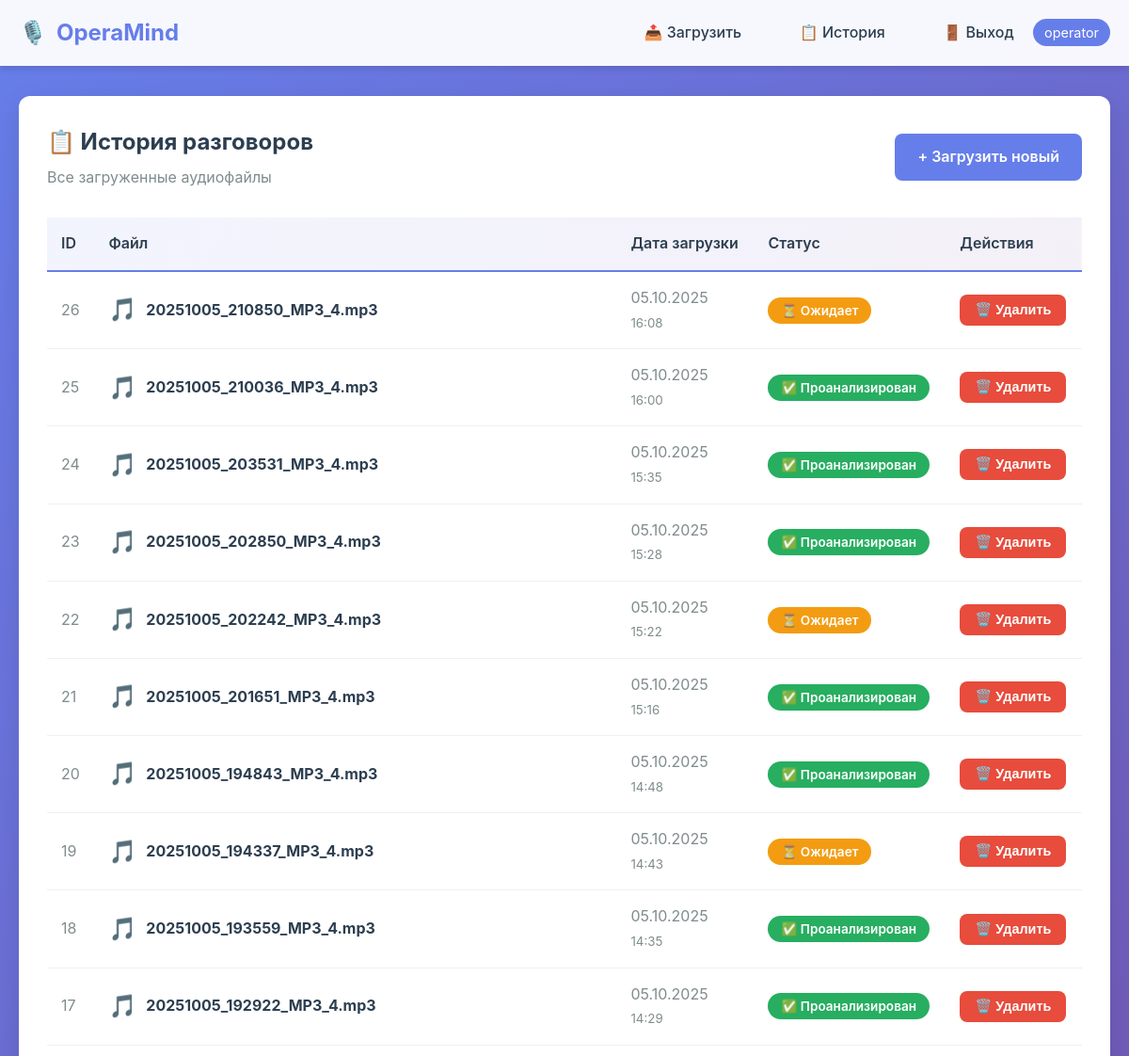
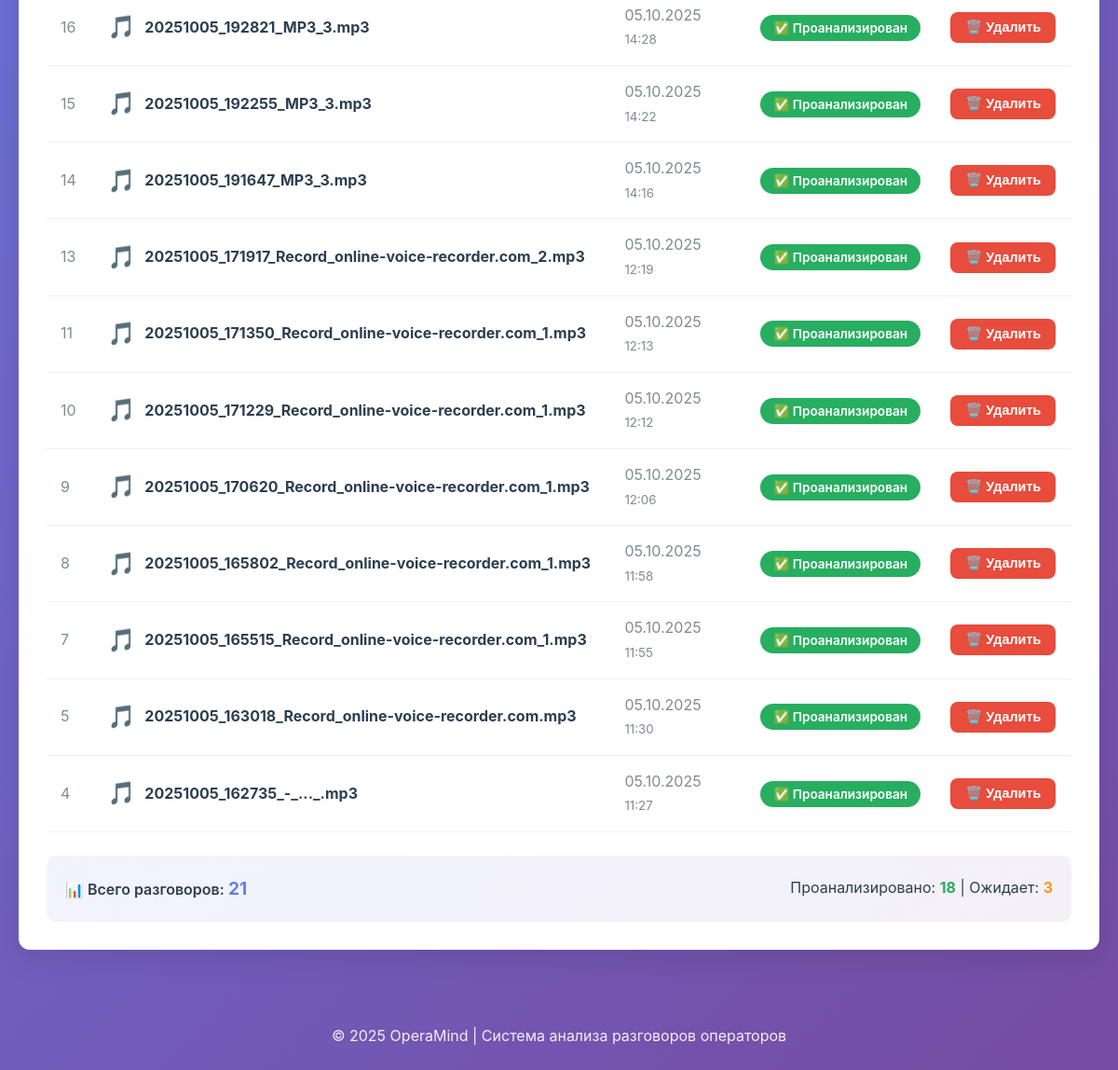
The app's page /history (signed in), older data (2 pictures, top to bottom).
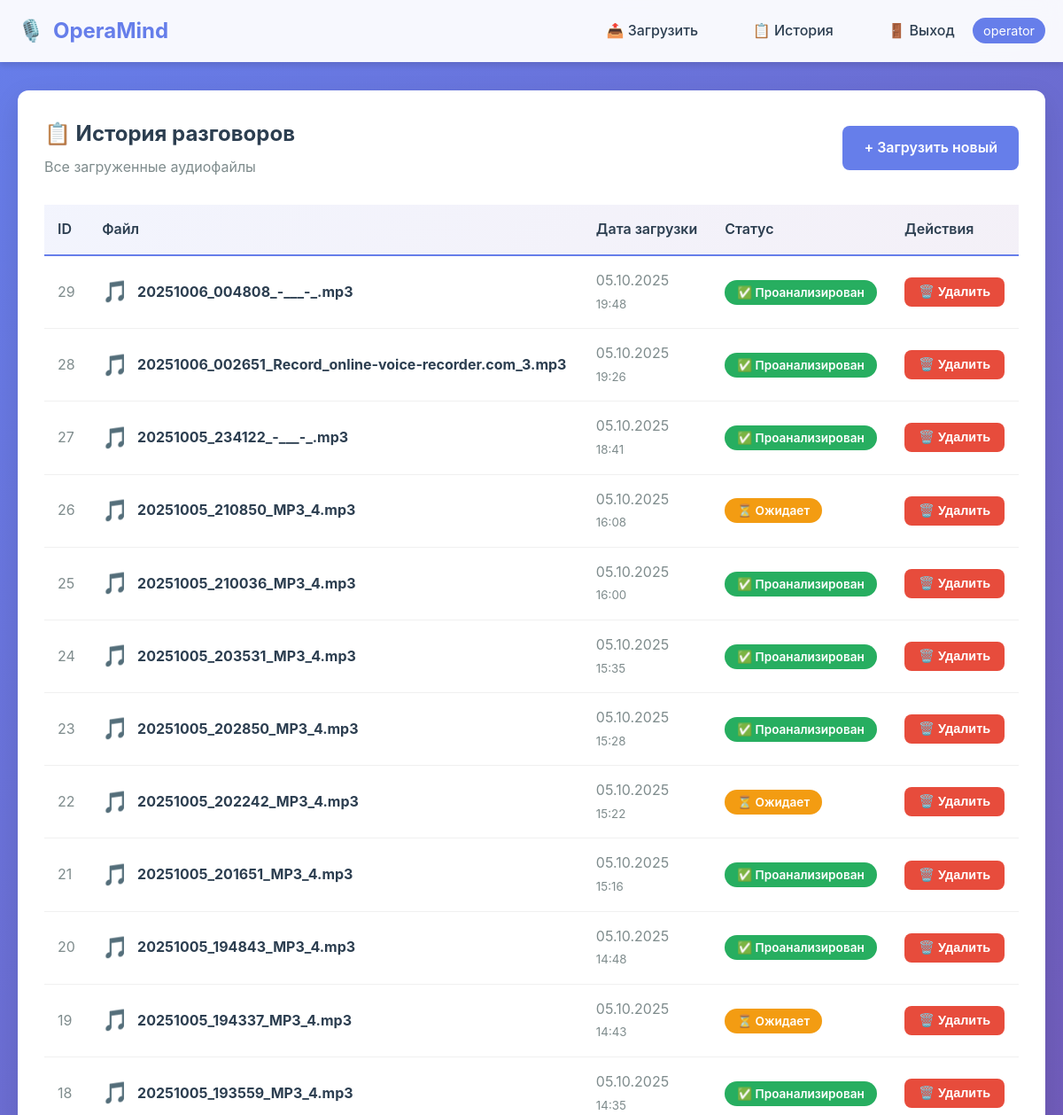
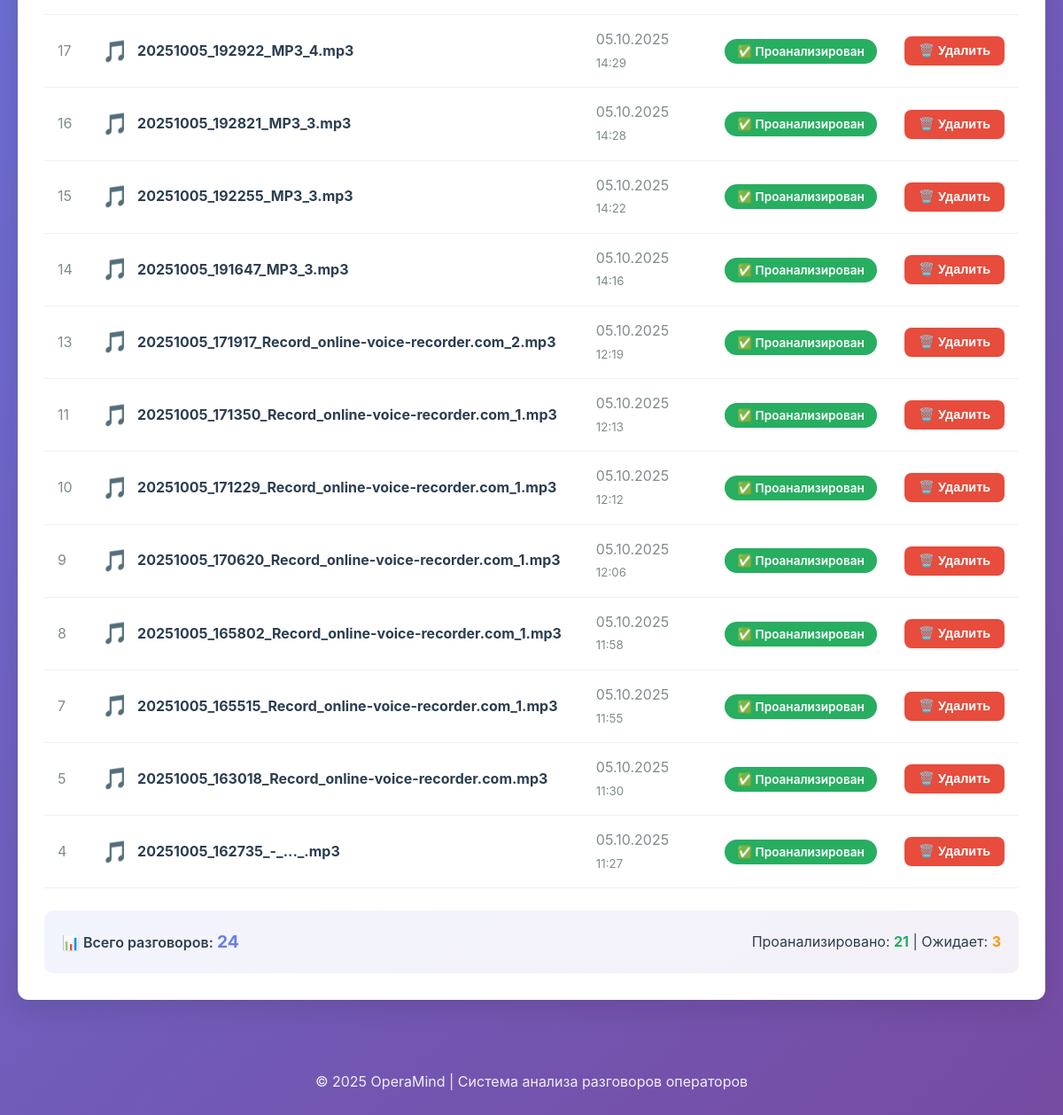
The same page, newer data (2 pictures, top to bottom).
### models.py (models this page shows, shortened)
class User(UserMixin, db.Model):
    id = db.Column(db.Integer, primary_key=True)
    username = db.Column(db.String(80), unique=True, nullable=False)
    password_hash = db.Column(db.String(200), nullable=False)
    created_at = db.Column(db.DateTime, default=datetime.utcnow)
    conversations = db.relationship('Conversation', backref='user', lazy=True, cascade='all, delete-orphan')

class Conversation(db.Model):
    id = db.Column(db.Integer, primary_key=True)
    filename = db.Column(db.String(255), nullable=False)
    filepath = db.Column(db.String(500), nullable=False)
    duration = db.Column(db.Integer)
    upload_date = db.Column(db.DateTime, default=datetime.utcnow)
    status = db.Column(db.String(50), default='pending')  # pending/transcribing/analyzing/completed/error
    user_id = db.Column(db.Integer, db.ForeignKey('user.id'), nullable=False)
    analysis = db.relationship('Analysis', backref='conversation', uselist=False, cascade='all, delete-orphan')

### app.py (the view)
@app.route('/history')
@login_required
def history():
    conversations = Conversation.query.filter_by(
        user_id=current_user.id
    ).order_by(
        Conversation.upload_date.desc()
    ).all()
    return render_template('history.html', conversations=conversations)

### app.py (called while the page is built)
@login_manager.user_loader
def load_user(user_id):
    return db.session.get(User, int(user_id))

### templates/history.html (shortened to what this page needs)
{% extends "base.html" %}
{% block content %}
<div class="card">
    <div style="display: flex; justify-content: space-between; align-items: center; margin-bottom: 30px;">
        <div>
            <h2 style="color: #2c3e50; margin-bottom: 5px;">📋 История разговоров</h2>
            <p style="color: #7f8c8d;">Все загруженные аудиофайлы</p>
        </div>
        <a href="{{ url_for('index') }}" class="btn">+ Загрузить новый</a>
    </div>
    {% if conversations %}
    <div style="overflow-x: auto;">
        <table style="width: 100%; border-collapse: collapse;">
            <thead>
                <tr style="background: linear-gradient(135deg, #667eea15 0%, #764ba215 100%);">
                    <th style="padding: 15px; text-align: left; font-weight: 600; color: #2c3e50; border-bottom: 2px solid #667eea;">ID</th>
                    <th style="padding: 15px; text-align: left; font-weight: 600; color: #2c3e50; border-bottom: 2px solid #667eea;">Файл</th>
                    <th style="padding: 15px; text-align: left; font-weight: 600; color: #2c3e50; border-bottom: 2px solid #667eea;">Дата загрузки</th>
                    <th style="padding: 15px; text-align: left; font-weight: 600; color: #2c3e50; border-bottom: 2px solid #667eea;">Статус</th>
                    <th style="padding: 15px; text-align: left; font-weight: 600; color: #2c3e50; border-bottom: 2px solid #667eea;">Действия</th>
                </tr>
            </thead>
            <tbody>
                {% for conv in conversations %}
                <tr style="border-bottom: 1px solid #f0f0f0; transition: background 0.2s;"
                    onmouseover="this.style.background='#f8f9ff'"
                    onmouseout="this.style.background='white'">
                    <td style="padding: 15px; color: #7f8c8d;">{{ conv.id }}</td>
                    <td style="padding: 15px;">
                        <div style="display: flex; align-items: center; gap: 10px;">
                            <span style="font-size: 1.5rem;">🎵</span>
                            <strong style="color: #2c3e50;">{{ conv.filename }}</strong>
                        </div>
                    </td>
                    <td style="padding: 15px; color: #7f8c8d;">
                        {{ conv.upload_date.strftime('%d.%m.%Y') }}<br>
                        <small>{{ conv.upload_date.strftime('%H:%M') }}</small>
                    </td>
                    <td style="padding: 15px;">
                        {% if conv.analysis %}
                        <span style="background: #27ae60; color: white; padding: 6px 14px; border-radius: 20px; font-size: 0.85rem; font-weight: 600;">
                            ✅ Проанализирован
                        </span>
                        {% else %}
                        <span style="background: #f39c12; color: white; padding: 6px 14px; border-radius: 20px; font-size: 0.85rem; font-weight: 600;">
                            ⏳ Ожидает
                        </span>
                        {% endif %}
                    </td>
                    <td style="padding: 15px;">
                        <form method="POST" action="{{ url_for('delete_conversation', conversation_id=conv.id) }}"
                              style="display: inline;"
                              onsubmit="return confirm('Вы уверены, что хотите удалить этот разговор?');">
                            <button type="submit" class="btn btn-danger" style="padding: 8px 16px; font-size: 0.9rem;">
                                🗑️ Удалить
                            </button>
                        </form>
                    </td>
                </tr>
                {% endfor %}
            </tbody>
        </table>
    </div>
    <div style="margin-top: 25px; padding: 20px; background: linear-gradient(135deg, #667eea15 0%, #764ba215 100%); border-radius: 10px; display: flex; justify-content: space-between; align-items: center;">
        <div>
            <p style="color: #2c3e50; font-weight: 600;">📊 Всего разговоров: <strong style="color: #667eea; font-size: 1.2rem;">{{ conversations|length }}</strong></p>
        </div>
        <div>
            <p style="color: #2c3e50;">
                Проанализировано: <strong style="color: #27ae60;">{{ conversations|selectattr('analysis')|list|length }}</strong> |
                Ожидает: <strong style="color: #f39c12;">{{ conversations|rejectattr('analysis')|list|length }}</strong>
            </p>
        </div>
    </div>
    {% endif %}
</div>
{% endblock %}

### templates/base.html (shortened to what this page needs)
<!DOCTYPE html>
<html lang="ru">
<head>
</head>
<body>
    <nav class="navbar">
        <div class="container">
            <div class="logo">
                🎙️ <span>OperaMind</span>
            </div>
            {% if current_user.is_authenticated %}
            <nav>
                <a href="{{ url_for('index') }}">📤 Загрузить</a>
                <a href="{{ url_for('history') }}">📋 История</a>
                <a href="{{ url_for('logout') }}">🚪 Выход</a>
                <span class="user-badge">{{ current_user.username }}</span>
            </nav>
            {% endif %}
        </div>
    </nav>
    <div class="container">
        {% block content %}{% endblock %}
    </div>
    <footer>
        <p>© 2025 OperaMind | Система анализа разговоров операторов</p>
    </footer>
</body>
</html>

### templates/base.html (style rules this page uses)
* { margin: 0; padding: 0; box-sizing: border-box; }
body { font-family: -apple-system, BlinkMacSystemFont, 'Segoe UI', Roboto, 'Helvetica Neue', Arial, sans-serif; line-height: 1.6; color: #2c3e50; background: linear-gradient(135deg, #667eea 0%, #764ba2 100%); min-height: 100vh; }
.navbar { background: rgba(255, 255, 255, 0.95); backdrop-filter: blur(10px); box-shadow: 0 4px 6px rgba(0, 0, 0, 0.1); padding: 1rem 0; position: sticky; top: 0; z-index: 100; }
.navbar .container { max-width: 1200px; margin: 0 auto; padding: 0 20px; display: flex; justify-content: space-between; align-items: center; }
.navbar .logo { display: flex; align-items: center; gap: 10px; font-size: 1.5rem; font-weight: bold; color: #667eea; }
.navbar nav a { color: #2c3e50; text-decoration: none; margin-left: 25px; padding: 8px 16px; border-radius: 6px; transition: all 0.3s; font-weight: 500; }
.container { max-width: 1200px; margin: 2rem auto; padding: 0 20px; }
.card { background: white; border-radius: 12px; padding: 30px; box-shadow: 0 10px 30px rgba(0, 0, 0, 0.1); margin-bottom: 20px; }
.btn { display: inline-block; padding: 12px 24px; background: #667eea; color: white; border: none; border-radius: 8px; cursor: pointer; text-decoration: none; font-size: 1rem; font-weight: 600; transition: all 0.3s; }
.btn-danger { background: #e74c3c; }
footer { text-align: center; padding: 30px; color: rgba(255, 255, 255, 0.9); margin-top: 50px; }
.user-badge { background: #667eea; color: white; padding: 6px 12px; border-radius: 20px; font-size: 0.9rem; }

Row changes from the older to the newer data that the page shows:
added Conversation: id "29", filename "20251006_004808_-___-_.mp3", upload_date "05.10.2025", upload_date "19:48", shows "✅ Проанализирован"
added Conversation: id "28", filename "20251006_002651_Record_online-voice-recorder.com_3.mp3", upload_date "05.10.2025", upload_date "19:26", shows "✅ Проанализирован"
added Conversation: id "27", filename "20251005_234122_-___-_.mp3", upload_date "05.10.2025", upload_date "18:41", shows "✅ Проанализирован"
Text that changed along with them:
{{ conversations|length }}: "21" → "24"
{{ conversations|selectattr('analysis')|list|length }}: "18" → "21"
